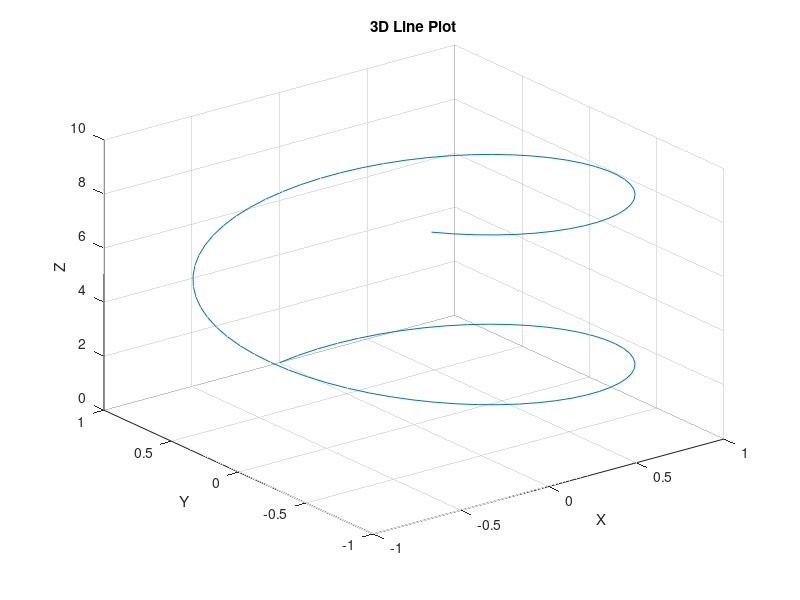

Source code (MATLAB):

t = 0:0.1:10;
x = sin(t);
y = cos(t);
z = t;

plot3(x, y, z);
grid on;
xlabel('X'); ylabel('Y'); zlabel('Z');
title('3D Line Plot');
